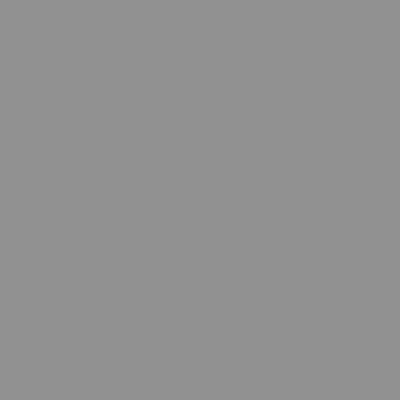
Frame 1 (no input)
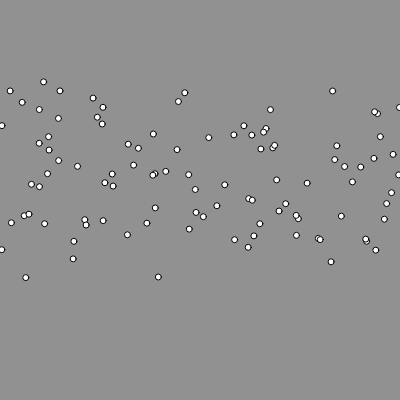
Frame 60 (no input)
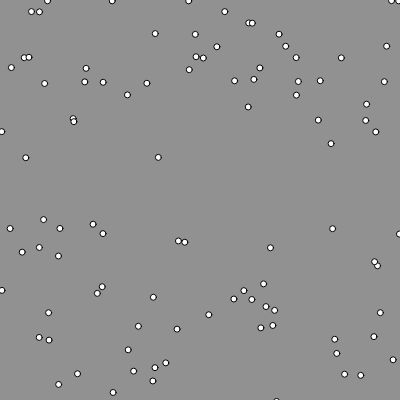
Frame 120 (the mouse pressed at the canvas centre since frame 60)

The p5.js sketch that drew these frames (run headless with seeded random() and noise() and a simulated clock; from frame 60 on, the mouse is pressed at the canvas centre):

// p5.js sketch
// ── sketch.js
//making drops using array and for function
var drop = [100];

function setup() {
  createCanvas(400,400);
  
  for(var i=0;i<100;i++){
     drop[i] = new rainDrops;
  }
}

function draw() {
  background(145);
  for(var i=0;i<100;i++){
    drop[i].display();  
    drop[i].fall();
  }
}
// ── rainDrops.js
//creating a raindrop class
class rainDrops{
  constructor(){
    this.x = random(width);
    this.y = random(-50,-10)
    this.yspeed = random(9,12);
  }
  fall(){
    this.y = this.y+this.yspeed;
  }
  display(){
    fill(255);
    ellipse(this.x,this.y,6,6);
    if(this.y>height){
      this.y = -10;
    }
  }
}
